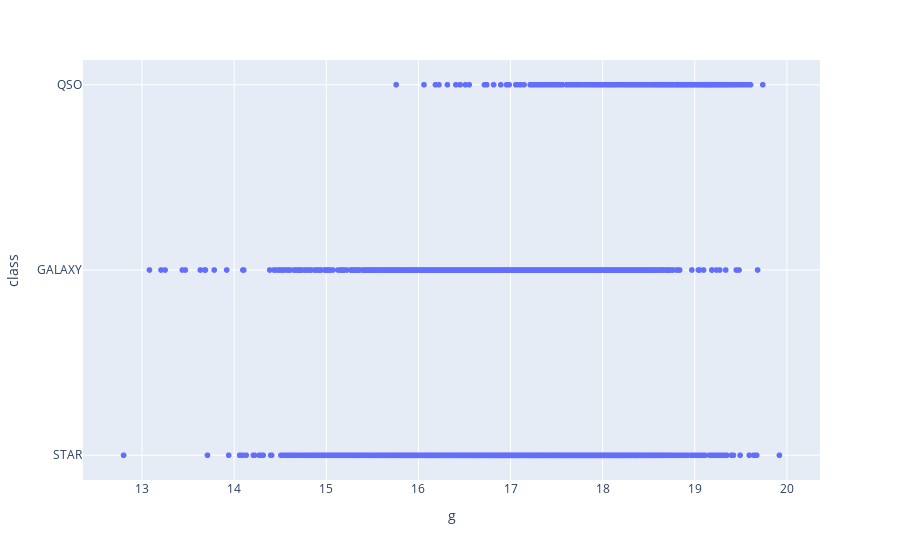

Source (notebook cell):
### Markdown cell above
Case 3: g field

### Code cell
px.scatter(dataset,x='g', y='class').show()

### Figure 1 — Plotly figure (JSON) as saved in the notebook; plotly's stock layout.template omitted (floating-point values rounded to 4 significant figures; data arrays with more than 128 entries replaced by an {"elided": "..."} marker saying what was removed)
{"data": [{"hovertemplate": "g=%{x}<br>class=%{y}<extra></extra>", "legendgroup": "", "marker": {"color": "#636efa", "symbol": "circle"}, "mode": "markers", "name": "", "showlegend": false, "type": "scattergl", "x": {"elided": "10000 float values"}, "xaxis": "x", "y": {"elided": "10000 str values"}, "yaxis": "y"}], "layout": {"legend": {"tracegroupgap": 0}, "margin": {"t": 60}, "xaxis": {"anchor": "y", "domain": [0, 1], "title": {"text": "g"}}, "yaxis": {"anchor": "x", "domain": [0, 1], "title": {"text": "class"}}}}
